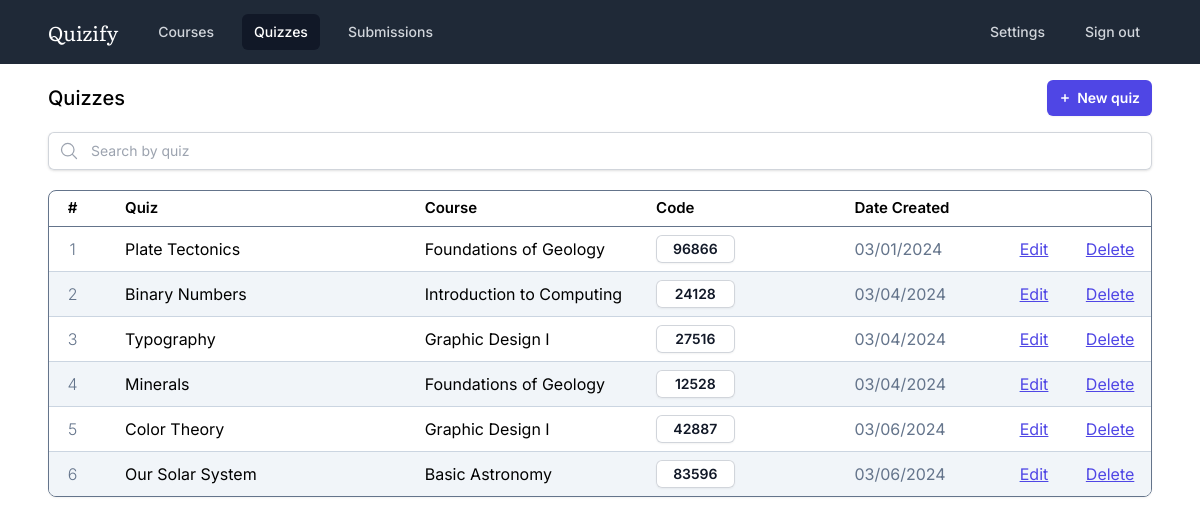
Screenshot of /quizzes/index.php (signed in) with the database file from the repository.
### tables this page shows
CREATE TABLE `quizzes` (
  `id` int(11) NOT NULL,
  `name` varchar(255) NOT NULL,
  `code` varchar(5) NOT NULL,
  `course_id` int(11) NOT NULL,
  `created_at` timestamp NOT NULL DEFAULT current_timestamp()
);

CREATE TABLE `courses` (
  `id` int(11) NOT NULL,
  `name` varchar(255) NOT NULL,
  `tutor_id` int(11) NOT NULL,
  `created_at` timestamp NOT NULL DEFAULT current_timestamp()
);

### quizzes/index.php (the view, shortened to what this page needs)
<?php
$dbh = connect_to_database();
$sql = <<<EOD
SELECT Q.id, C.name as course_name, Q.name as quiz_name, Q.created_at as created_at, Q.code as code
FROM courses C, quizzes Q
WHERE c.id = Q.course_id AND C.tutor_id = {$_SESSION["tutor_id"]};
EOD;
$stmt = $dbh->prepare($sql);
$stmt->execute();
$rows = $stmt->fetchAll();
?>
<!doctype html>
<html lang="en" class="overscroll-none">
<head>
  <script src="https://cdn.tailwindcss.com"></script>
</head>
<body class="min-h-screen font-['Inter']">
  <nav class="bg-gray-800 px-4">
    <div class="mx-auto max-w-7xl px-2 sm:px-6 lg:px-8">
      <div class="relative flex h-16 items-center justify-between">
        <div class="flex flex-1 items-center justify-center sm:items-stretch sm:justify-start">
          <div class="flex flex-shrink-0 items-center">
            <h1 class="text-white font-['Literata'] text-xl mr-1">Quizify</h1>
          </div>
          <div class="hidden sm:ml-6 sm:block">
            <div class="flex space-x-4">
              <a href="../courses/index.php" class="text-gray-300 hover:bg-gray-700 hover:text-white rounded-md px-3 py-2 text-sm font-medium">Courses</a>
              <a href="." class="bg-gray-900 text-white rounded-md px-3 py-2 text-sm font-medium" aria-current="page">Quizzes</a>
              <a href="../submissions/index.php" class="text-gray-300 hover:bg-gray-700 hover:text-white rounded-md px-3 py-2 text-sm font-medium">Submissions</a>
            </div>
          </div>
        </div>
        <div class="inset-y-0 flex items-center pr-2 sm:static sm:inset-auto sm:ml-6 sm:pr-0">
          <div class="relative ml-3">
            <div class="flex space-x-4">
              <a href="../settings/index.php" class="text-gray-300 hover:bg-gray-700 hover:text-white rounded-md px-3 py-2 text-sm font-medium">Settings</a>
              <a href="../index.php" class="text-gray-300 hover:bg-gray-700 hover:text-white rounded-md px-3 py-2 text-sm font-medium">Sign out</a>
            </div>
          </div>
        </div>
      </div>
    </div>
  </nav>
  <div class="mx-auto max-w-7xl bg-white min-h-screen px-12 pt-4">
    <div class="flex mb-4 items-center">
      <h1 class="grow text-xl font-medium">Quizzes</h1>
      <button id="show-dialog" class="flex items-center rounded-md bg-indigo-600 px-3 pl-2 py-2 text-sm font-semibold text-white shadow-sm hover:bg-indigo-500 focus-visible:outline focus-visible:outline-2 focus-visible:outline-offset-2 focus-visible:outline-indigo-600">
        <svg xmlns="http://www.w3.org/2000/svg" viewBox="0 0 20 20" fill="currentColor" aria-hidden="true" class="h-5 w-5 mr-0.5">
          <path d="M10.75 6.75a.75.75 0 00-1.5 0v2.5h-2.5a.75.75 0 000 1.5h2.5v2.5a.75.75 0 001.5 0v-2.5h2.5a.75.75 0 000-1.5h-2.5v-2.5z"></path>
        </svg>
        <div>
          New quiz
        </div>
      </button>
    </div>
    <div class="flex items-center mb-5 w-full shadow rounded-md">
      <div class="pl-2.5 pr-1 block w-fit rounded-l-md border-l border-y py-2 text-gray-900 bg-white border-gray-300 placeholder:text-gray-400 focus:ring-2 focus:ring-inset focus:ring-indigo-600 sm:text-sm sm:leading-6">
        <svg xmlns="http://www.w3.org/2000/svg" fill="none" viewBox="0 0 24 24" stroke-width="1.5" stroke="currentColor" class="w-5 h-5 text-gray-400">
          <path stroke-linecap="round" stroke-linejoin="round" d="m21 21-5.197-5.197m0 0A7.5 7.5 0 1 0 5.196 5.196a7.5 7.5 0 0 0 10.607 10.607Z" />
        </svg>
      </div>
      <input type="text" id="search-input" placeholder="Search by quiz" class="px-2 block w-full rounded-r-md border-y border-r py-1.5 text-gray-900 border-gray-300 placeholder:text-gray-400 sm:text-sm sm:leading-6 outline-none">
    </div>
    <div class="w-full h-fit border border-slate-500 shadow-sm rounded-lg mb-10 overflow-hidden">
      <table class="w-full">
        <thead class="border-b border-slate-500 h-[35px] text-[15px]">
          <th class="font-semibold w-[4%] pl-1">#</th>
          <th class="font-semibold text-left w-[30%] pl-8">Quiz</th>
          <th class="font-semibold text-left w-[21%]">Course</th>
          <th class="font-semibold text-left w-[18%]">Code</th>
          <th class="font-semibold text-left w-[15%]">Date Created</th>
          <th class="font-semibold w-[6%]"></th>
          <th class="font-semibold w-[6%]"></th>
        </thead>
        <tbody class="divide-y divide-slate-300">
          <?php foreach ($rows as $index => $row) : ?>
            <tr class="quiz h-[45px] <?= ($index % 2 == 1) ? "bg-slate-100" : ""; ?>" value="<?= $row["quiz_name"] ?>">
              <td class="index text-center font-light text-slate-500 pl-1"><?= $index + 1 ?></td>
              <td class="pl-8"><?= $row["quiz_name"] ?></td>
              <td><?= $row["course_name"] ?></td>
              <td class="">
                <span>
                  <button type="button" onclick="copyTextToClipboard(<?= $row['code'] ?>, this)" class="rounded-md bg-white px-4 py-1 text-sm w-2/5 font-semibold text-gray-900 shadow-sm ring-1 ring-inset ring-gray-300 hover:bg-gray-50"><?= $row["code"] ?></button>
                </span>
              </td>
              <td class="text-slate-500">
                <?= (new DateTime($row["created_at"]))->format('m/d/Y') ?>
              </td>
              <td class="text-blue-500 underline">
                <a href="./edit.php?quiz_id=<?= $row["id"] ?>" class="text-indigo-600 underline hover:text-indigo-500">
                  Edit
                </a>
              </td>
              <td>
                <a href="#" class="text-indigo-600 underline hover:text-indigo-500">Delete</a>
              </td>
            </tr>
          <?php endforeach; ?>
        </tbody>
      </table>
    </div>
</body>
</html>

### rows the page displays
quizzes: name "Plate Tectonics", course.name "Foundations of Geology", code "96866", created_at "03/01/2024"
quizzes: name "Binary Numbers", course.name "Introduction to Computing", code "24128", created_at "03/04/2024"
quizzes: name "Typography", course.name "Graphic Design I", code "27516", created_at "03/04/2024"
quizzes: name "Minerals", course.name "Foundations of Geology", code "12528", created_at "03/04/2024"
quizzes: name "Color Theory", course.name "Graphic Design I", code "42887", created_at "03/06/2024"
quizzes: name "Our Solar System", course.name "Basic Astronomy", code "83596", created_at "03/06/2024"
